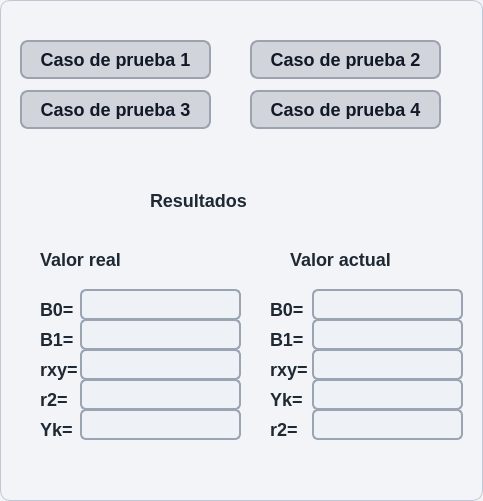
<?xml version="1.0" encoding="UTF-8"?>
<ui version="4.0">
 <class>Dialog</class>
 <widget class="QDialog" name="Dialog">
  <property name="geometry">
   <rect>
    <x>0</x>
    <y>0</y>
    <width>483</width>
    <height>501</height>
   </rect>
  </property>
  <property name="windowTitle">
   <string>Dialog</string>
  </property>
  <property name="styleSheet">
   <string notr="true">/* ===============================
   FUENTE GLOBAL
   =============================== */
* {
    font-family: &quot;Segoe UI&quot;, &quot;Helvetica Neue&quot;, Arial, sans-serif;
    font-size: 18px;
    color: #222222;   /* MÁS OSCURO */
}

/* ===============================
   QDialog
   =============================== */
QDialog {
    background-color: #f2f4f8;  /* gris claro azulado */
    border: 1px solid #bfc7d5;
    border-radius: 10px;
}

/* ===============================
   QLabel
   =============================== */
QLabel {
    color: #1f2933;
    background: transparent;
    font-weight: 500;
}

/* Títulos como &quot;Resultados&quot; */
QLabel#labelResultados {
    font-size: 22px;
    font-weight: 600;
    color: #0f172a;
}

/* ===============================
   QLineEdit
   =============================== */
QLineEdit {
    background-color: #eef1f6;   /* NO blanco puro */
    border: 2px solid #9aa4b2;   /* BORDE MÁS FUERTE */
    border-radius: 6px;
    padding: 6px 10px;

    color: #0f172a;              /* TEXTO BIEN OSCURO */
    font-weight: 600;            /* números más gruesos */
    selection-background-color: #4a90e2;
}

/* QLineEdit enfocado */
QLineEdit:focus {
    background-color: #ffffff;
    border: 2px solid #2563eb;
}

/* QLineEdit deshabilitado (resultados) */
QLineEdit:disabled {
    background-color: #e5e7eb;
    border: 2px solid #9ca3af;
    color: #111827;
}

/* ===============================
   QPushButton
   =============================== */
QPushButton {
    background-color: #d1d5db;
    border: 2px solid #9ca3af;
    border-radius: 8px;
    padding: 8px 18px;

    color: #111827;
    font-weight: 600;
}

/* Hover */
QPushButton:hover {
    background-color: #c7d2fe;
    border: 2px solid #6366f1;
}

/* Presionado */
QPushButton:pressed {
    background-color: #4f46e5;
    border: 2px solid #312e81;
    color: #ffffff;
}

/* Deshabilitado */
QPushButton:disabled {
    background-color: #e5e7eb;
    border: 2px solid #d1d5db;
    color: #9ca3af;
}
</string>
  </property>
  <widget class="QLabel" name="label_10">
   <property name="geometry">
    <rect>
     <x>270</x>
     <y>320</y>
     <width>161</width>
     <height>38</height>
    </rect>
   </property>
   <property name="text">
    <string>B1=</string>
   </property>
  </widget>
  <widget class="QLabel" name="label_5">
   <property name="geometry">
    <rect>
     <x>40</x>
     <y>350</y>
     <width>153</width>
     <height>38</height>
    </rect>
   </property>
   <property name="text">
    <string>rxy=</string>
   </property>
  </widget>
  <widget class="QLineEdit" name="lineEdit_3">
   <property name="geometry">
    <rect>
     <x>312</x>
     <y>349</y>
     <width>151</width>
     <height>31</height>
    </rect>
   </property>
  </widget>
  <widget class="QLabel" name="label">
   <property name="geometry">
    <rect>
     <x>150</x>
     <y>170</y>
     <width>201</width>
     <height>61</height>
    </rect>
   </property>
   <property name="text">
    <string>Resultados</string>
   </property>
  </widget>
  <widget class="QLabel" name="label_9">
   <property name="geometry">
    <rect>
     <x>270</x>
     <y>290</y>
     <width>161</width>
     <height>38</height>
    </rect>
   </property>
   <property name="text">
    <string>B0=</string>
   </property>
  </widget>
  <widget class="QLineEdit" name="lineEdit">
   <property name="geometry">
    <rect>
     <x>312</x>
     <y>289</y>
     <width>151</width>
     <height>31</height>
    </rect>
   </property>
  </widget>
  <widget class="QLabel" name="label_7">
   <property name="geometry">
    <rect>
     <x>40</x>
     <y>410</y>
     <width>131</width>
     <height>38</height>
    </rect>
   </property>
   <property name="text">
    <string>Yk=</string>
   </property>
  </widget>
  <widget class="QLabel" name="label_8">
   <property name="geometry">
    <rect>
     <x>290</x>
     <y>240</y>
     <width>153</width>
     <height>38</height>
    </rect>
   </property>
   <property name="text">
    <string>Valor actual</string>
   </property>
  </widget>
  <widget class="QPushButton" name="boton_sumar">
   <property name="geometry">
    <rect>
     <x>20</x>
     <y>40</y>
     <width>191</width>
     <height>39</height>
    </rect>
   </property>
   <property name="text">
    <string>Caso de prueba 1</string>
   </property>
  </widget>
  <widget class="QPushButton" name="boton_sumar_2">
   <property name="geometry">
    <rect>
     <x>250</x>
     <y>40</y>
     <width>191</width>
     <height>39</height>
    </rect>
   </property>
   <property name="text">
    <string>Caso de prueba 2</string>
   </property>
  </widget>
  <widget class="QLineEdit" name="lineEdit_5">
   <property name="geometry">
    <rect>
     <x>312</x>
     <y>409</y>
     <width>151</width>
     <height>31</height>
    </rect>
   </property>
  </widget>
  <widget class="QLabel" name="label_3">
   <property name="geometry">
    <rect>
     <x>40</x>
     <y>290</y>
     <width>153</width>
     <height>38</height>
    </rect>
   </property>
   <property name="text">
    <string>B0=</string>
   </property>
  </widget>
  <widget class="QLabel" name="label_4">
   <property name="geometry">
    <rect>
     <x>40</x>
     <y>320</y>
     <width>153</width>
     <height>38</height>
    </rect>
   </property>
   <property name="text">
    <string>B1=</string>
   </property>
  </widget>
  <widget class="QLabel" name="label_6">
   <property name="geometry">
    <rect>
     <x>40</x>
     <y>380</y>
     <width>153</width>
     <height>38</height>
    </rect>
   </property>
   <property name="text">
    <string>r2=</string>
   </property>
  </widget>
  <widget class="QPushButton" name="boton_sumar_4">
   <property name="geometry">
    <rect>
     <x>250</x>
     <y>90</y>
     <width>191</width>
     <height>39</height>
    </rect>
   </property>
   <property name="text">
    <string>Caso de prueba 4</string>
   </property>
  </widget>
  <widget class="QLabel" name="label_12">
   <property name="geometry">
    <rect>
     <x>270</x>
     <y>410</y>
     <width>161</width>
     <height>38</height>
    </rect>
   </property>
   <property name="text">
    <string>r2=</string>
   </property>
  </widget>
  <widget class="QLabel" name="label_2">
   <property name="geometry">
    <rect>
     <x>40</x>
     <y>240</y>
     <width>153</width>
     <height>38</height>
    </rect>
   </property>
   <property name="text">
    <string>Valor real</string>
   </property>
  </widget>
  <widget class="QLabel" name="label_14">
   <property name="geometry">
    <rect>
     <x>270</x>
     <y>380</y>
     <width>161</width>
     <height>38</height>
    </rect>
   </property>
   <property name="text">
    <string>Yk=</string>
   </property>
  </widget>
  <widget class="QLabel" name="label_11">
   <property name="geometry">
    <rect>
     <x>270</x>
     <y>350</y>
     <width>161</width>
     <height>38</height>
    </rect>
   </property>
   <property name="text">
    <string>rxy=</string>
   </property>
  </widget>
  <widget class="QLineEdit" name="lineEdit_4">
   <property name="geometry">
    <rect>
     <x>312</x>
     <y>379</y>
     <width>151</width>
     <height>31</height>
    </rect>
   </property>
  </widget>
  <widget class="QPushButton" name="boton_sumar_3">
   <property name="geometry">
    <rect>
     <x>20</x>
     <y>90</y>
     <width>191</width>
     <height>39</height>
    </rect>
   </property>
   <property name="text">
    <string>Caso de prueba 3</string>
   </property>
  </widget>
  <widget class="QLineEdit" name="lineEdit_2">
   <property name="geometry">
    <rect>
     <x>312</x>
     <y>319</y>
     <width>151</width>
     <height>31</height>
    </rect>
   </property>
  </widget>
  <widget class="QLineEdit" name="lineEdit_6">
   <property name="geometry">
    <rect>
     <x>80</x>
     <y>289</y>
     <width>161</width>
     <height>31</height>
    </rect>
   </property>
   <property name="sizeIncrement">
    <size>
     <width>3</width>
     <height>2</height>
    </size>
   </property>
  </widget>
  <widget class="QLineEdit" name="lineEdit_7">
   <property name="geometry">
    <rect>
     <x>80</x>
     <y>319</y>
     <width>161</width>
     <height>31</height>
    </rect>
   </property>
  </widget>
  <widget class="QLineEdit" name="lineEdit_8">
   <property name="geometry">
    <rect>
     <x>80</x>
     <y>349</y>
     <width>161</width>
     <height>31</height>
    </rect>
   </property>
  </widget>
  <widget class="QLineEdit" name="lineEdit_9">
   <property name="geometry">
    <rect>
     <x>80</x>
     <y>379</y>
     <width>161</width>
     <height>31</height>
    </rect>
   </property>
  </widget>
  <widget class="QLineEdit" name="lineEdit_10">
   <property name="geometry">
    <rect>
     <x>80</x>
     <y>409</y>
     <width>161</width>
     <height>31</height>
    </rect>
   </property>
  </widget>
 </widget>
 <resources/>
 <connections/>
</ui>
